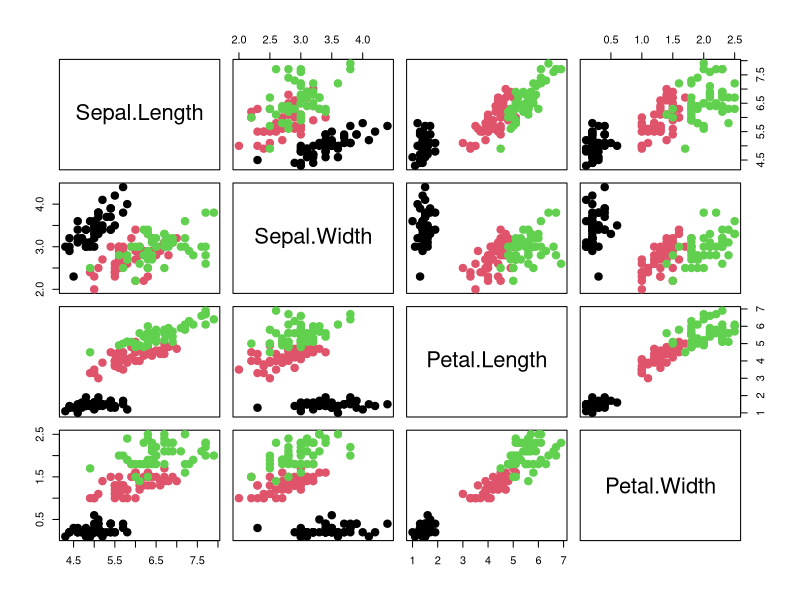
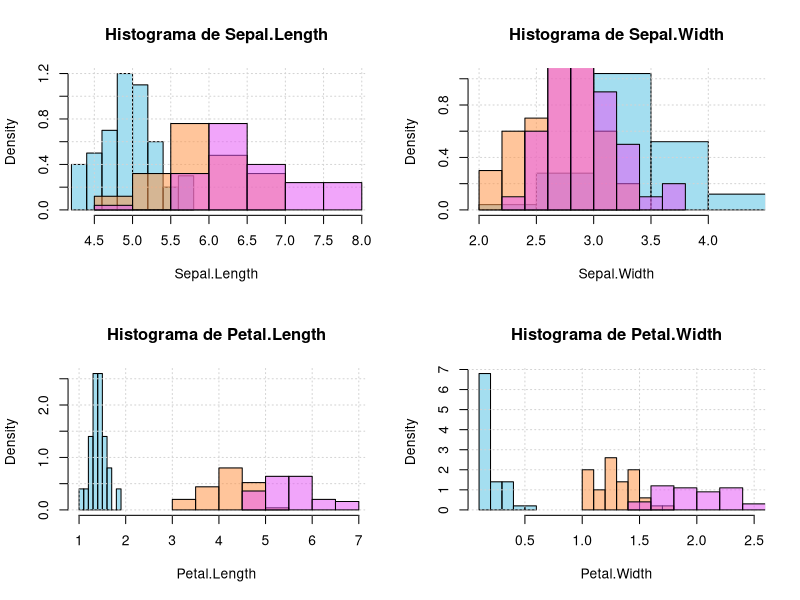
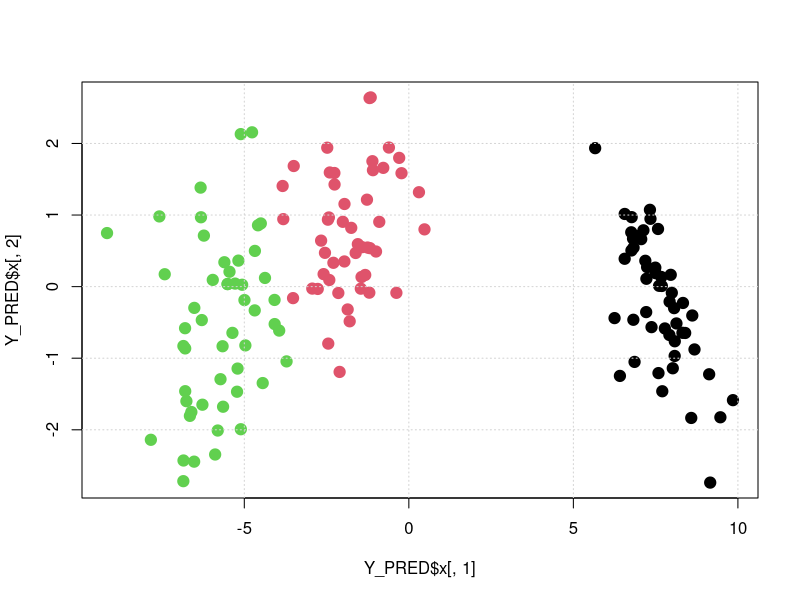

Write R code to recreate these figures, in order.
####################################################################################################
# EJEMPLO DE LDA
# http://setosa.io/ev/principal-component-analysis/
# https://sebastianraschka.com/Articles/2014_python_lda.html
# https://towardsdatascience.com/linear-discriminant-analysis-lda-101-using-r-6a97217a55a6
####################################################################################################
rm(list=ls())


DATOS <- iris
pairs(x = DATOS[,1:4], col=DATOS$Species, pch=19, cex=1.5 )

# HISTOGRAMAS DE CADA UNA DE LAS COLUMNAS SEPARADO POR LA CLASE
par(mfrow=c(2,2))
for( COLUMNA in 1:4 ){
  MATRIZ_TEMP <- NULL
  for( CLASE in unique(DATOS$Species) ){
    MATRIZ_TEMP <- rbind( MATRIZ_TEMP, as.vector( unlist( DATOS[ DATOS$Species == CLASE, COLUMNA ] ) ) )
  }
  hist(x = MATRIZ_TEMP[1,], xlim = c(min(MATRIZ_TEMP),max(MATRIZ_TEMP)), probability = TRUE, col = "#1CACDB66", # AZUL = SETOSA
       xlab = colnames(DATOS)[COLUMNA], main = paste0("Histograma de ", colnames(DATOS)[COLUMNA] )  ); grid()
  hist(x = MATRIZ_TEMP[2,], probability = TRUE, col="#ff924588", add=TRUE) # NARANJA = VERSICOLOR
  hist(x = MATRIZ_TEMP[3,], probability = TRUE, col="#e556f588", add=TRUE) # VIOLETA = VIRGINICA
}
par(mfrow=c(1,1))

# GENERAMOS NUESTRO MODELO Y ESTIMAMOS NUESTRAS CLASES
MODELO_LDA <- MASS::lda(formula = Species ~ ., data = DATOS)
predict( object = MODELO_LDA, newdata = DATOS )

# MATRIZ DE CONFUSION Y PRECISION DEL MODELO
table( DATOS$Species, predict( object = MODELO_LDA, newdata = DATOS )$class )
mean( DATOS$Species == predict( object = MODELO_LDA, newdata = DATOS )$class )


Y_PRED <- predict( object = MODELO_LDA, newdata = DATOS )
plot(Y_PRED$x[,1], Y_PRED$x[,2], col=Y_PRED$class, pch=19, cex=1.5); grid()




####################################################################################################
# QDA
####################################################################################################

# GENERAMOS NUESTRO MODELO Y ESTIMAMOS NUESTRAS CLASES
MODELO_QDA <- MASS::qda(formula = Species ~ ., data = DATOS)
predict( object = MODELO_QDA, newdata = DATOS )

# MATRIZ DE CONFUSION Y PRECISION DEL MODELO
table( DATOS$Species, predict( object = MODELO_QDA, newdata = DATOS )$class )
mean( DATOS$Species == predict( object = MODELO_QDA, newdata = DATOS )$class )


####################################################################################################
# FIN DEL ARCHIVO
####################################################################################################